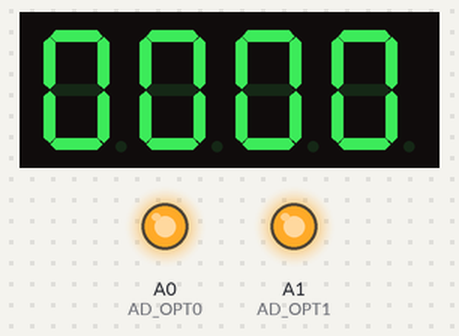
The sketch below on a simulated Arduino Uno, built with avr-gcc and run on an emulated ATmega328P. Shown: 4-digit seven-segment display, output pins drawn as LEDs (lit = HIGH). Pins used as bus, display or sensor lines are not drawn.

Above: at 0.6 s.
At 64.6 s:
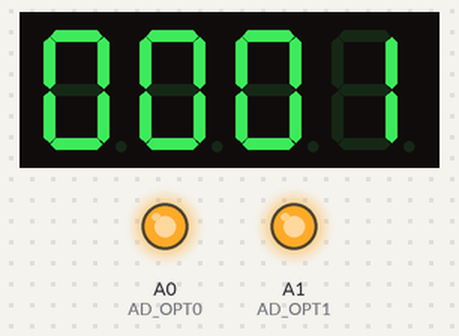
At 129.27 s:
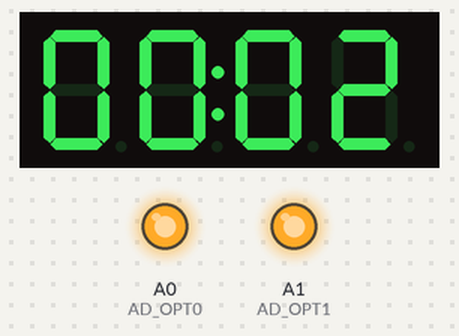
Timing chart, 0 to 130.0 s (numbered marks = the images above):
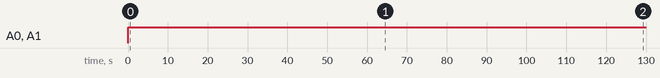

Measured:
- by itself, A0 (AD_OPT0), A1 (AD_OPT1): LOW → HIGH at 0.01 s

The sketch:

Codigo_Trabalho_06.ino
```cpp
// Titulo: Relógio Digital
// Autor:  Clistenys Eduardo

#include <TimerOne.h>
#include "TM1637.h"

// Mapeando portas analogicas
#define    AD_OPT0   A0
#define    AD_OPT1   A1

// Mapeando portas digitais por linha da matriz
#define    ROW_PIN_A    3
#define    ROW_PIN_B    4
#define    ROW_PIN_C    5

// Mapeando portas digitais por coluna da matriz
#define    COL_PIN_A    6
#define    COL_PIN_B    7
#define    COL_PIN_C    8

// Pins definitions for TM1637 and can be changed to other ports
#define ON 1
#define OFF 0
#define CLK 9
#define DIO 10

// Variáveis de controle do Display
int8_t TimeDisp[] = {0x00,0x00,0x00,0x00};
unsigned char ClockPoint = 1;
unsigned char Update;
TM1637 tm1637(CLK,DIO);

// Variáveis para o fluxo de tempo
unsigned char metadeSegundo = 0;
unsigned char segundo;
unsigned char minuto = 0;
unsigned char hora = 0;

// Variavel para controle da leitura do valor de linha
int linha = 0;
// Variavel para controle da leitura do valor de coluna
int coluna = 0;

void setup()
{
    // Inicia comunicação na porta serial
    Serial.begin(9600);

    // Definindo todos os pinos como de saída
    for(int i = 3; i < 9; i++) pinMode(i, OUTPUT);

    // Inicializando o display
    InitDisplay();
    // Inicializando as portas utilizadas
    InitPorts();
}

void loop()
{
    if(Update == ON)
    {
        TimeUpdate();
        tm1637.display(TimeDisp);
    }

    // Define os numeros de linha e coluna a serem usados
    SetLinha(linha);
    SetColuna(coluna);

    analogWrite(AD_OPT0, 255);
    analogWrite(AD_OPT1, 255);
}

// Inicializando as portas utilizadas
void InitPorts()
{
    // Definindo o pino AD_OPT0 como de saída
    pinMode(AD_OPT0, OUTPUT);

    // Definindo o pino AD_OPT1 como de saída
    pinMode(AD_OPT1, OUTPUT);

    // Configurando os demais pinos com nivel lógico LOW
    digitalWrite(ROW_PIN_A, LOW);
    digitalWrite(ROW_PIN_B, LOW);
    digitalWrite(ROW_PIN_C, LOW);
    digitalWrite(COL_PIN_A, LOW);
    digitalWrite(COL_PIN_B, LOW);
    digitalWrite(COL_PIN_C, LOW);
}

// Define o numero da coluna a ser usada no multiplexador em binario
// Decimal  0 1 2 3 4 5 6 7
// Binário  0 1 10  11  100 101 110 111
void SetLinha(int value)
{
    switch (value)
    {
        case 0:
            // linha 0 = 0 0 0
            digitalWrite(ROW_PIN_C, LOW);
            digitalWrite(ROW_PIN_B, LOW);
            digitalWrite(ROW_PIN_A, LOW);
            break;
        case 1:
            // linha 1 = 0 0 1
            digitalWrite(ROW_PIN_C, LOW);
            digitalWrite(ROW_PIN_B, LOW);
            digitalWrite(ROW_PIN_A, HIGH);
            break;
        case 2:
            // linha 2 = 0 1 0
            digitalWrite(ROW_PIN_C, LOW);
            digitalWrite(ROW_PIN_B, HIGH);
            digitalWrite(ROW_PIN_A, LOW);
            break;
        case 3:
            // linha 3 = 0 1 1
            digitalWrite(ROW_PIN_C, LOW);
            digitalWrite(ROW_PIN_B, HIGH);
            digitalWrite(ROW_PIN_A, HIGH);
            break;
        case 4:
            // linha 4 = 1 0 0
            digitalWrite(ROW_PIN_C, HIGH);
            digitalWrite(ROW_PIN_B, LOW);
            digitalWrite(ROW_PIN_A, LOW);
            break;
        case 5:
            // linha 5 = 1 0 1
            digitalWrite(ROW_PIN_C, HIGH);
            digitalWrite(ROW_PIN_B, LOW);
            digitalWrite(ROW_PIN_A, HIGH);
            break;
        case 6:
            // linha 6 = 1 1 0
            digitalWrite(ROW_PIN_C, HIGH);
            digitalWrite(ROW_PIN_B, HIGH);
            digitalWrite(ROW_PIN_A, LOW);
            break;
        case 7:
            // linha 7 = 1 1 1
            digitalWrite(ROW_PIN_C, HIGH);
            digitalWrite(ROW_PIN_B, HIGH);
            digitalWrite(ROW_PIN_A, HIGH);
            break;
        default:
            // linha 0 = 0 0 0
            digitalWrite(ROW_PIN_C, LOW);
            digitalWrite(ROW_PIN_B, LOW);
            digitalWrite(ROW_PIN_A, LOW);
            break;
    }
}

// Define o numero da coluna a ser usada no multiplexador em binario
// Decimal  0 1 2 3 4 5 6 7
// Binário  0 1 10  11  100 101 110 111
void SetColuna(int value)
{
    switch (value)
    {
        case 0:
            // linha 0 = 0 0 0
            digitalWrite(COL_PIN_C, LOW);
            digitalWrite(COL_PIN_B, LOW);
            digitalWrite(COL_PIN_A, LOW);
            break;
        case 1:
            // linha 1 = 0 0 1
            digitalWrite(COL_PIN_C, LOW);
            digitalWrite(COL_PIN_B, LOW);
            digitalWrite(COL_PIN_A, HIGH);
            break;
        case 2:
            // linha 2 = 0 1 0
            digitalWrite(COL_PIN_C, LOW);
            digitalWrite(COL_PIN_B, HIGH);
            digitalWrite(COL_PIN_A, LOW);
            break;
        case 3:
            // linha 3 = 0 1 1
            digitalWrite(COL_PIN_C, LOW);
            digitalWrite(COL_PIN_B, HIGH);
            digitalWrite(COL_PIN_A, HIGH);
            break;
        case 4:
            // linha 4 = 1 0 0
            digitalWrite(COL_PIN_C, HIGH);
            digitalWrite(COL_PIN_B, LOW);
            digitalWrite(COL_PIN_A, LOW);
            break;
        case 5:
            // linha 5 = 1 0 1
            digitalWrite(COL_PIN_C, HIGH);
            digitalWrite(COL_PIN_B, LOW);
            digitalWrite(COL_PIN_A, HIGH);
            break;
        case 6:
            // linha 6 = 1 1 0
            digitalWrite(COL_PIN_C, HIGH);
            digitalWrite(COL_PIN_B, HIGH);
            digitalWrite(COL_PIN_A, LOW);
            break;
        case 7:
            // linha 7 = 1 1 1
            digitalWrite(COL_PIN_C, HIGH);
            digitalWrite(COL_PIN_B, HIGH);
            digitalWrite(COL_PIN_A, HIGH);
            break;
        default:
            // linha 0 = 0 0 0
            digitalWrite(COL_PIN_C, LOW);
            digitalWrite(COL_PIN_B, LOW);
            digitalWrite(COL_PIN_A, LOW);
            break;
    }
}


// Definindo linha e coluna do led mediante aos segundos
void UpdateLedPosition()
{
    if(linha >= 7 && coluna >= 3)
    {
        linha = 0;
        coluna = 0;
        return;
    }

    coluna++;
    if(coluna >= 8)
    {
        coluna = 0;
        linha++;
    }

    if(linha >= 8)
    {
        linha = 0;
    }
}

void InitDisplay()
{
    tm1637.set();
    tm1637.init();

    // timing for 500ms
    Timer1.initialize(500000);

    // declare the interrupt serve routine:TimingISR
    Timer1.attachInterrupt(TimingISR);
}

void TimingISR()
{
    metadeSegundo ++;
    Update = ON;

    if(metadeSegundo == 2)
    {
        segundo ++;
        UpdateLedPosition();

        if(segundo == 60)
        {
            minuto ++;
            if(minuto == 60)
            {
                hora ++;
                if(hora == 24)hora = 0;
                minuto = 0;
            }
            segundo = 0;
        }
        metadeSegundo = 0;
    }
    // Serial.println(segundo);
    ClockPoint = (~ClockPoint) & 0x01;
}

void TimeUpdate(void)
{
    if(ClockPoint)tm1637.point(POINT_ON);
    else tm1637.point(POINT_OFF);

    TimeDisp[0] = hora / 10;
    TimeDisp[1] = hora % 10;
    TimeDisp[2] = minuto / 10;
    TimeDisp[3] = minuto % 10;

    Update = OFF;
}
```
